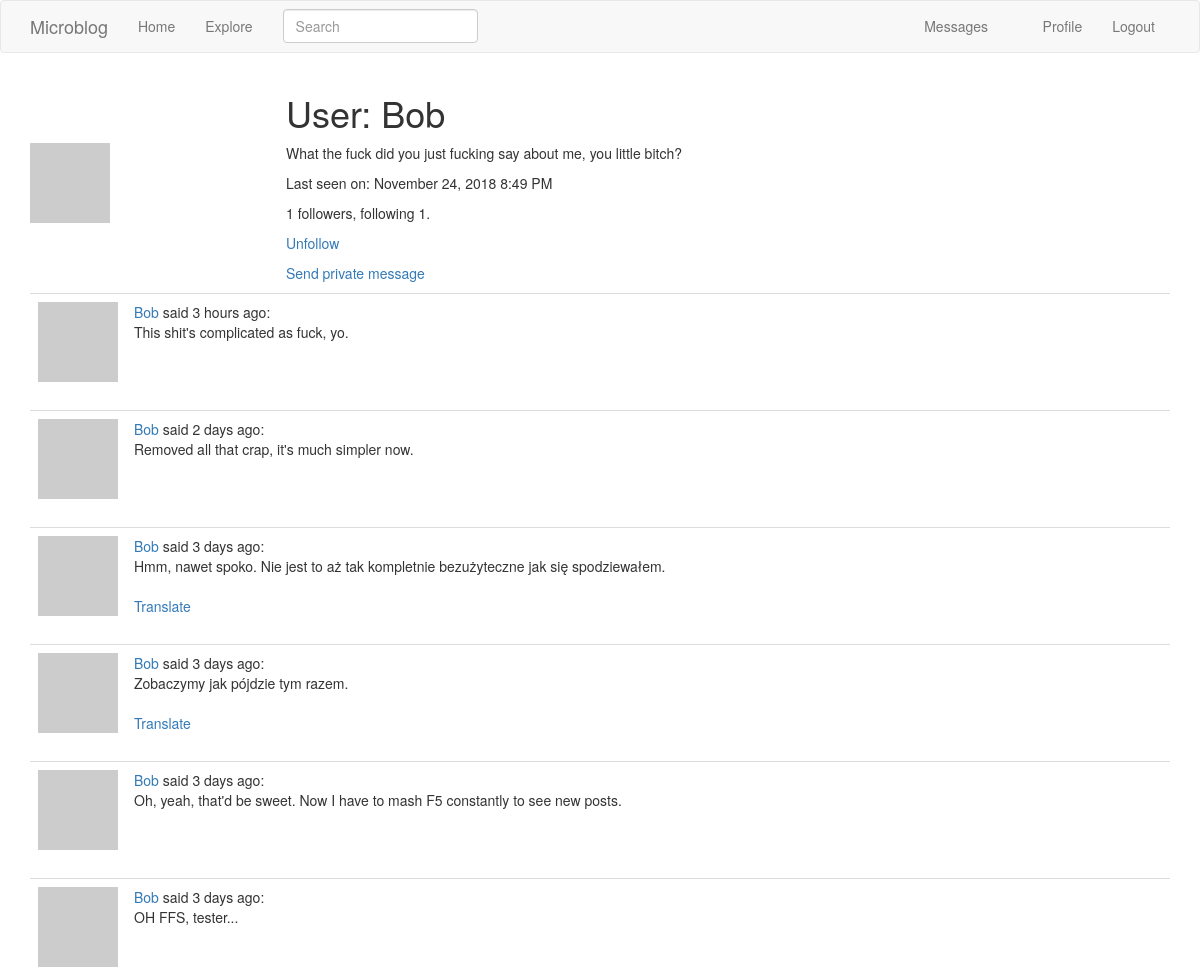
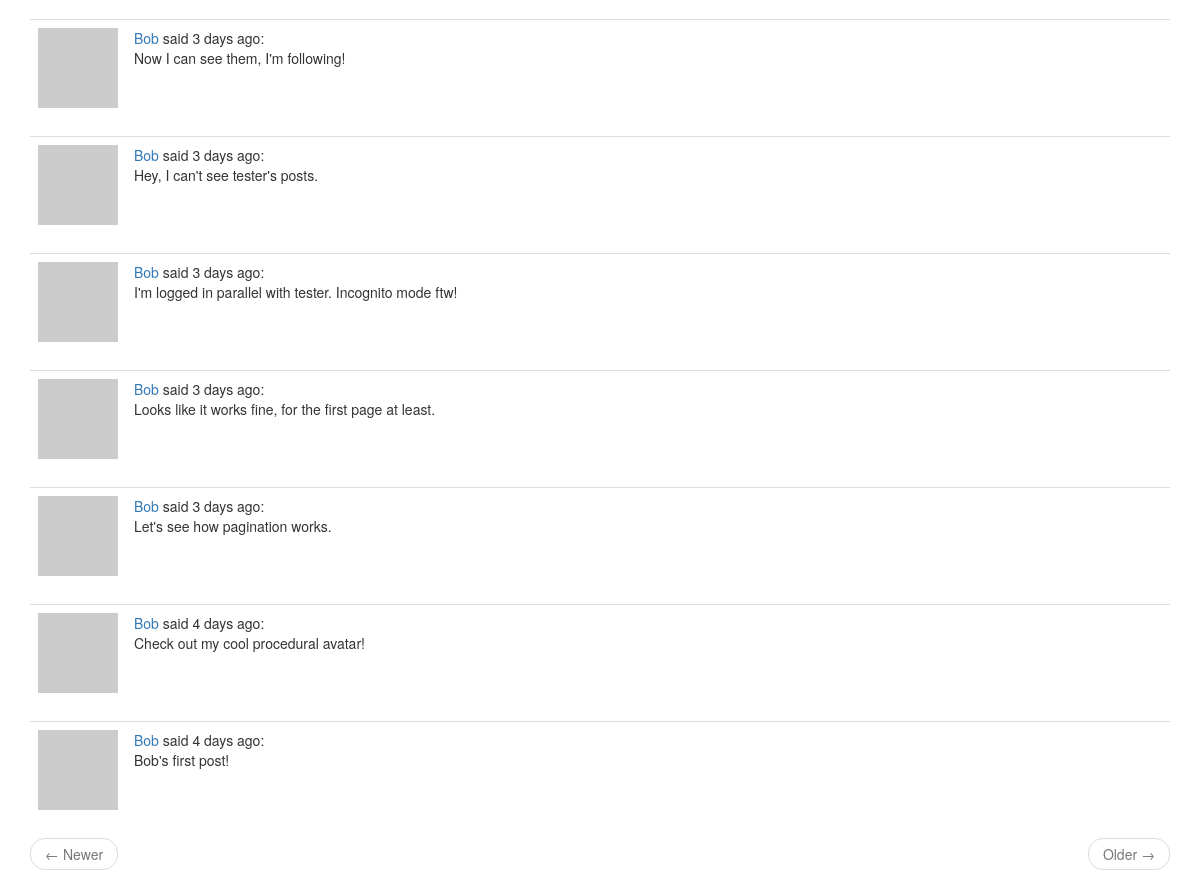
The app's page /user/Bob (signed in) with its own data (2 pictures, top to bottom).
### app/models.py (models this page shows, shortened)
class User(UserMixin, db.Model):
    id = db.Column(db.Integer, primary_key=True)
    username = db.Column(db.String(64), index=True, unique=True)
    email = db.Column(db.String(120), index=True, unique=True)
    password_hash = db.Column(db.String(128))
    about_me = db.Column(db.String(140))
    last_seen = db.Column(db.DateTime, default=datetime.utcnow)
    last_message_read_time = db.Column(db.DateTime)
    posts = db.relationship('Post', backref='author', lazy='dynamic')
    followed = db.relationship(
        'User', secondary=followers,
        primaryjoin=(followers.c.follower_id == id),
        secondaryjoin=(followers.c.followed_id == id),
        backref=db.backref('followers', lazy='dynamic'), lazy='dynamic')
    messages_sent = db.relationship(
        'Message',
        foreign_keys='Message.sender_id',
        backref='author', lazy='dynamic')
    messages_received = db.relationship(
        'Message',
        foreign_keys='Message.recipient_id',
        backref='recipient', lazy='dynamic')
    notifications = db.relationship('Notification', backref='user',
                                    lazy='dynamic')
    def avatar(self, size):
        digest = md5(self.email.lower().encode('utf-8')).hexdigest()
        return 'https://www.gravatar.com/avatar/{}?d=retro&s={}'.format(
            digest, size)
    def is_following(self, user):
        return self.followed.filter(
            followers.c.followed_id == user.id).count() > 0
    def new_messages(self):
        last_read_time = self.last_message_read_time or datetime(1900, 1, 1)
        return Message.query.filter_by(recipient=self).filter(
            Message.timestamp > last_read_time).count()

class Post(db.Model):
    __searchable__ = ['body']
    id = db.Column(db.Integer, primary_key=True)
    body = db.Column(db.String(140))
    timestamp = db.Column(db.DateTime, index=True, default=datetime.utcnow)
    user_id = db.Column(db.Integer, db.ForeignKey('user.id'))
    language = db.Column(db.String(5))

### app/main/routes.py (the view)
@bp.route('/user/<username>')
@login_required
def user(username):
    user = User.query.filter_by(username=username).first_or_404()
    page = request.args.get('page', 1, type=int)
    posts = user.posts.order_by(Post.timestamp.desc()).paginate(
        page, current_app.config['POSTS_PER_PAGE'], False)
    next_url = url_for('main.user', username=user.username, page=posts.next_num) \
        if posts.has_next else None
    prev_url = url_for('main.user', username=user.username, page=posts.prev_num) \
        if posts.has_prev else None
    return render_template('user.html', user=user, posts=posts.items,
                           prev_url=prev_url, next_url=next_url)

### app/main/forms.py
class SearchForm(FlaskForm):
    q = StringField(_l('Search'), validators=[DataRequired()])
    def __init__(self, *args, **kwargs):
        if 'formdata' not in kwargs:
            kwargs['formdata'] = request.args
        if 'csrf_enabled' not in kwargs:
            kwargs['csrf_enabled'] = False
        super().__init__(*args, **kwargs)

### app/main/routes.py (called while the page is built)
@bp.before_app_request
def before_request():
    if current_user.is_authenticated:
        current_user.last_seen = datetime.utcnow()
        db.session.commit()
        g.search_form = SearchForm()
    g.locale = str(get_locale())

### app/models.py (called while the page is built)
@login.user_loader
def load_user(id):
    return User.query.get(int(id))

### app/templates/user.html
{% extends "base.html" %}
{% block app_content %}
  <table class="tabe">
    <tr>
      <td width="256px" style="border: 0px;">
        <img src="{{ user.avatar(256) }}">
      </td>
      <td style="border: 0px;">
        <h1>{{ _('User:') }} {{ user.username }}</h1>
        {% if user.about_me %}
          <p>{{ user.about_me }}</p>
        {% endif %}
        {% if user.last_seen %}
          <p>{{ _('Last seen on:') }} {{ moment(user.last_seen).format('LLL') }}</p>
        {% endif %}
        <p>{{ user.followers.count() }} {{ _('followers, following') }} {{ user.followed.count() }}.</p>
        {% if user == current_user %}
          <p><a href="{{ url_for('main.edit_profile') }}">{{ _('Edit your profile') }}</a></p>
        {% elif not current_user.is_following(user) %}
          <p><a href="{{ url_for('main.follow', username=user.username) }}">{{ _('Follow') }}</a></p>
        {% else %}
          <p><a href="{{ url_for('main.unfollow', username=user.username) }}">{{ _('Unfollow') }}</a></p>
        {% endif %}
        {% if user != current_user %}
          <p>
            <a href="{{ url_for('main.send_message', recipient=user.username) }}">
              {{ _('Send private message') }}
            </a>
          </p>
        {% endif %}
      </td>
    </tr>
  </table>
  {% for post in posts %}
    {% include '_post.html' %}
  {% endfor %}
  {% include '_page_nav.html' %}
{% endblock %}

### app/templates/_post.html
<table class="table table-hover">
  <tr>
    <td width="40px"><img src="{{ post.author.avatar(40) }}"></td>
    <td>
      <span class="user_popup">
        <a href="{{ url_for('main.user', username=post.author.username) }}">
          {{ post.author.username }}
        </a>
      </span>
      {{ _('said') }} {{ moment(post.timestamp).fromNow() }}:
      <br>
      <span id="post{{ post.id }}">{{ post.body }}</span>
      {% if post.language and post.language != g.locale %}
        <br><br>
        <span id="translation{{ post.id }}">
          <a href="javascript:translate(
                                '#post{{ post.id }}',
                                '#translation{{ post.id }}',
                                '{{ post.language }}',
                                '{{ g.locale }}');">{{ _('Translate') }}</a>
        </span>
      {% endif %}
    </td>
  </tr>
</table>

### records on screen
User: username "Bob", about_me "What the fuck did you just fucking say about me, you little bitch?", last_seen "November 24, 2018 8:49 PM"
Post: author.username "Bob", timestamp "3 hours ago", body "This shit's complicated as fuck, yo."
Post: author.username "Bob", timestamp "2 days ago", body "Removed all that crap, it's much simpler now."
Post: author.username "Bob", timestamp "3 days ago", body "Hmm, nawet spoko. Nie jest to aż tak kompletnie bezużyteczne jak się spodziewałem."
Post: author.username "Bob", timestamp "3 days ago", body "Zobaczymy jak pójdzie tym razem."
Post: author.username "Bob", timestamp "3 days ago", body "Oh, yeah, that'd be sweet. Now I have to mash F5 constantly to see new posts."
Post: author.username "Bob", timestamp "3 days ago", body "OH FFS, tester..."
Post: author.username "Bob", timestamp "3 days ago", body "Now I can see them, I'm following!"
Post: author.username "Bob", timestamp "3 days ago", body "Hey, I can't see tester's posts."
Post: author.username "Bob", timestamp "3 days ago", body "I'm logged in parallel with tester. Incognito mode ftw!"
Post: author.username "Bob", timestamp "3 days ago", body "Looks like it works fine, for the first page at least."
Post: author.username "Bob", timestamp "3 days ago", body "Let's see how pagination works."
Post: author.username "Bob", timestamp "4 days ago", body "Check out my cool procedural avatar!"
Post: author.username "Bob", timestamp "4 days ago", body "Bob's first post!"

### other values on screen
{{ user.followers.count() }} "1"
{{ user.followed.count() }} "1"
